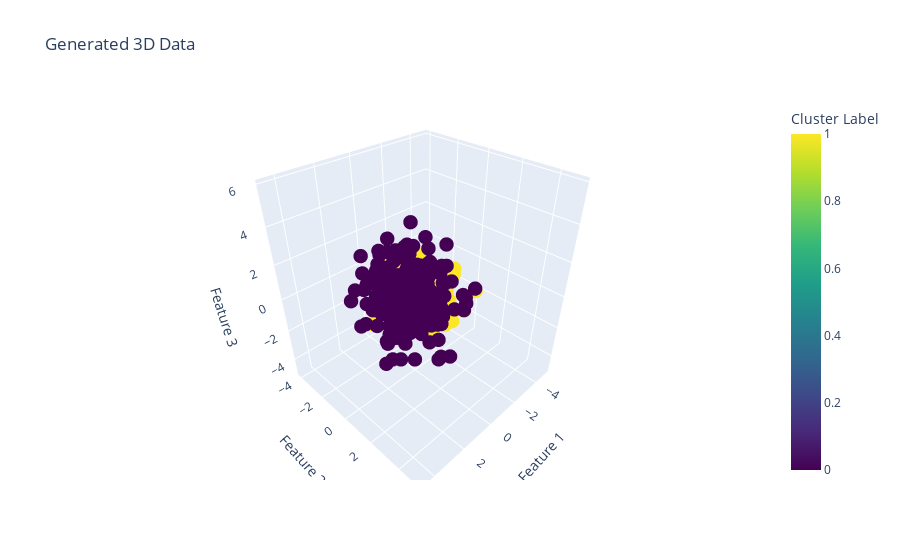

The cell this chart's notebook holds for it:
### Code cell
fig = px.scatter_3d(
    df,
    x="Feature 1",
    y="Feature 2",
    z="Feature 3",
    color="Cluster",
    title="Generated 3D Data",
    labels={"Cluster": "Cluster Label"},
    color_continuous_scale="Viridis",
)

fig.update_traces(marker=dict(size=5))
fig.show()

### Figure 1 — Plotly figure (JSON) as saved in the notebook; plotly's stock layout.template omitted (floating-point values rounded to 4 significant figures; data arrays with more than 128 entries replaced by an {"elided": "..."} marker saying what was removed)
{"data": [{"hovertemplate": "Feature 1=%{x}<br>Feature 2=%{y}<br>Feature 3=%{z}<br>Cluster Label=%{marker.color}<extra></extra>", "legendgroup": "", "marker": {"color": {"elided": "500 int values"}, "coloraxis": "coloraxis", "size": 5, "symbol": "circle"}, "mode": "markers", "name": "", "scene": "scene", "showlegend": false, "type": "scatter3d", "x": {"elided": "500 float values"}, "y": {"elided": "500 float values"}, "z": {"elided": "500 float values"}}], "layout": {"coloraxis": {"colorbar": {"title": {"text": "Cluster Label"}}, "colorscale": [[0, "#440154"], [0.1111, "#482878"], [0.2222, "#3e4989"], [0.3333, "#31688e"], [0.4444, "#26828e"], [0.5556, "#1f9e89"], [0.6667, "#35b779"], [0.7778, "#6ece58"], [0.8889, "#b5de2b"], [1, "#fde725"]]}, "legend": {"tracegroupgap": 0}, "scene": {"domain": {"x": [0, 1], "y": [0, 1]}, "xaxis": {"title": {"text": "Feature 1"}}, "yaxis": {"title": {"text": "Feature 2"}}, "zaxis": {"title": {"text": "Feature 3"}}}, "title": {"text": "Generated 3D Data"}}}
